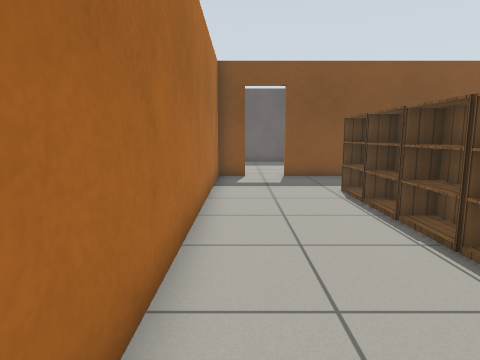
View 1 (above)

12 first-person views from a walk through a Gazebo world. The camera is 0.9 m above the floor, tilts 8° down and sees 75° across. The floor is counted in squares, 0.5 m on a side. Each view is taken from the middle of a square. On the plan, view 1 faces up. The plan holds only what a view shows up to about 16 squares ahead; the rest is blank. The place goes on beyond the plan. Robots are left out. Simple patterns stand in for the simulator's built-in surfaces.

View 2
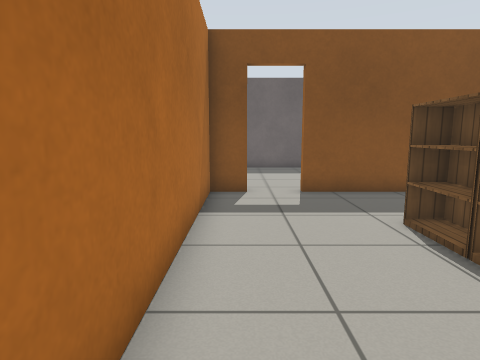

View 3
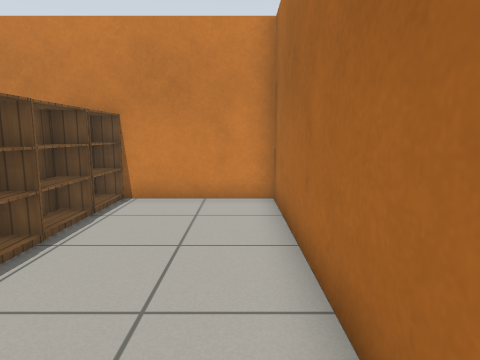

View 4
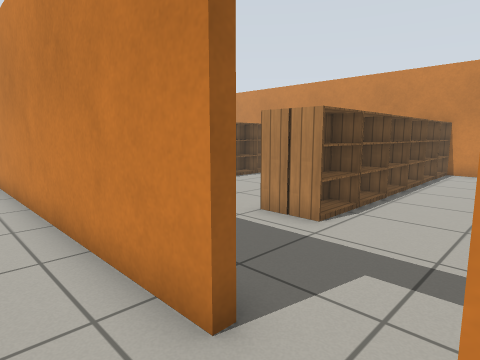

View 5
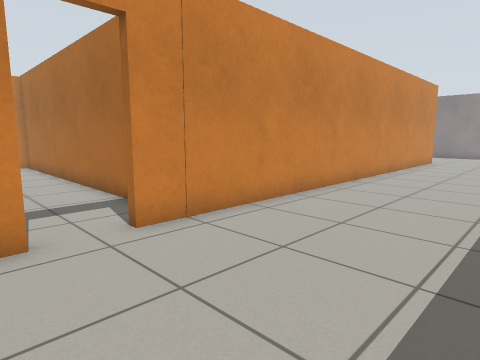

View 6
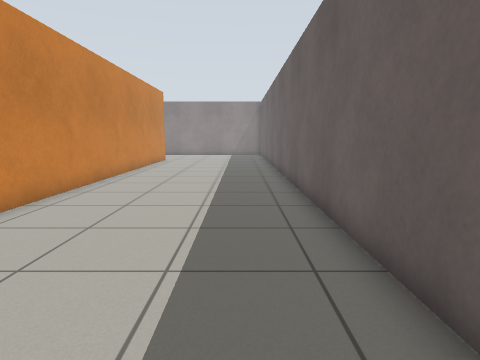

View 7
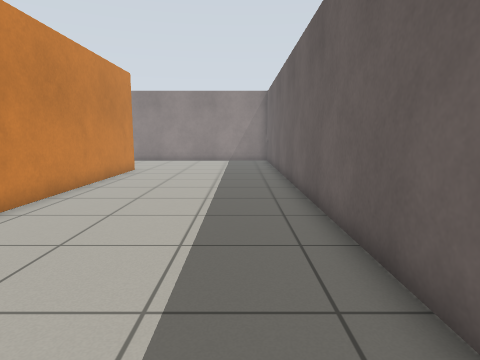

View 8
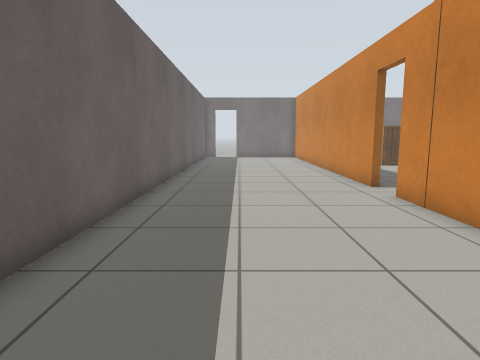

View 9
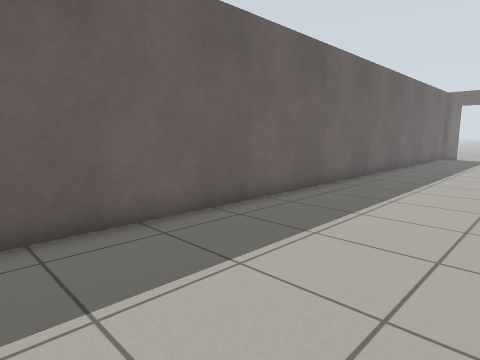

View 10
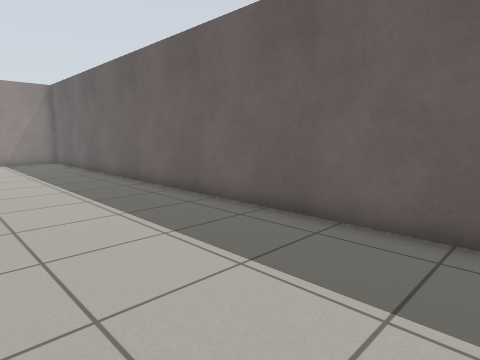

View 11
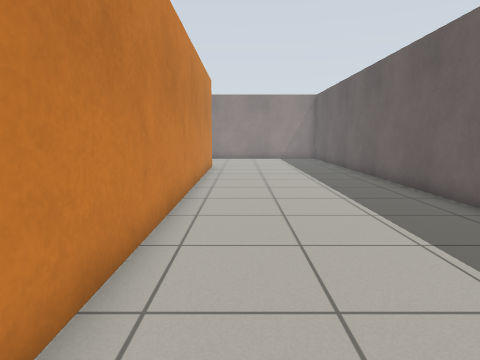

View 12
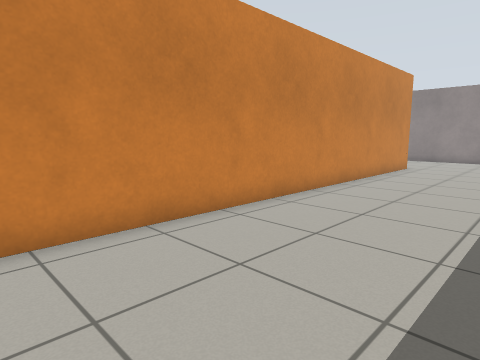

### Floor plan
Points are (right, up) in squares from view 1. A wall is a line through its corners. A room is listed if a view was taken in it or the views show most of it. See-through windows are left out.
Room 1 (views 1, 2, 3)
walls: (0.2, 14) (-1, 14) (-1, -1) (6.8, -1); (7.5, 14) (2, 14)
ways out: open door at (1.5, 14) to room 2
objects: bookshelf (3, 0) to (3, 1); bookshelf (3, 2); bookshelf (3, 3) to (4, 4); bookshelf (3, 5) to (3, 6); bookshelf (3, 7) to (3, 8); bookshelf (3, 9) to (4, 10); bookshelf (5, 9) to (5, 10)
Room 2 (views 4, 5, 6, 7, 8, 9, 10, 11, 12)
walls: (2, 14.3) (7.5, 14.3); (-20.4, 14.3) (0.2, 14.3); (7.4, 22) (-21.2, 22)
ways out: open door at (1.5, 14) to room 1

Positions as (right, up) in squares from view 1, and headings:
1: (0, 0), facing up
2: (0, 4), facing up
3: (0, 8), facing down
4: (0, 16), facing down-right
5: (3, 20), facing down-left
6: (3, 20), facing left
7: (-4, 20), facing left
8: (-9, 19), facing right
9: (-10, 16), facing up-right
10: (-4, 16), facing up-left
11: (-2, 16), facing left
12: (-2, 20), facing down-left
